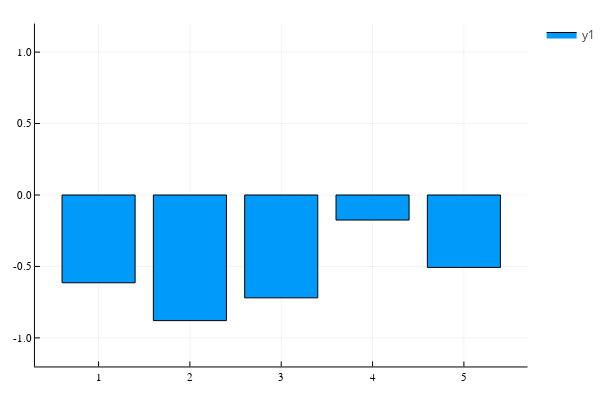

Notebook code cell kept with this figure:
### Code cell
X = rand(5)
Y =-rand(5)
bar(1:5,X,facecolor="#9999ff", edgecolor="white")
bar(1:5,Y,facecolor="#ff9999", edgecolor="white")
for i=1:5
    txt=string(X[i])
    text(i+0.1,X[i]+0.01,txt[1:7])
    txt=string(Y[i])
    text(i+0.1,Y[i]-0.08,txt[1:7])
end
ylims!(-1.2,1.2)

### Figure 1 — Plotly figure (JSON) as saved in the notebook; plotly's stock layout.template omitted (floating-point values rounded to 4 significant figures)
{"data": [{"fill": "tozeroy", "fillcolor": "rgba(0, 154, 250, 1.000)", "hoverinfo": "none", "legendgroup": "y1", "line": {"color": "rgba(0, 0, 0, 1.000)", "dash": "solid", "width": 1}, "mode": "lines", "name": "y1", "showlegend": true, "type": "scatter", "x": [0.6, 0.6, 1.4, 1.4, 0.6, 0.6], "xaxis": "x1", "y": [-0.6143, 0, 0, -0.6143, -0.6143, -0.6143], "yaxis": "y1"}, {"fill": "tozeroy", "fillcolor": "rgba(0, 154, 250, 1.000)", "hoverinfo": "none", "legendgroup": "y1", "line": {"color": "rgba(0, 0, 0, 1.000)", "dash": "solid", "width": 1}, "mode": "lines", "name": "y1", "showlegend": false, "type": "scatter", "x": [1.6, 1.6, 2.4, 2.4, 1.6, 1.6], "xaxis": "x1", "y": [-0.8791, 0, 0, -0.8791, -0.8791, -0.8791], "yaxis": "y1"}, {"fill": "tozeroy", "fillcolor": "rgba(0, 154, 250, 1.000)", "hoverinfo": "none", "legendgroup": "y1", "line": {"color": "rgba(0, 0, 0, 1.000)", "dash": "solid", "width": 1}, "mode": "lines", "name": "y1", "showlegend": false, "type": "scatter", "x": [2.6, 2.6, 3.4, 3.4, 2.6, 2.6], "xaxis": "x1", "y": [-0.7199, 0, 0, -0.7199, -0.7199, -0.7199], "yaxis": "y1"}, {"fill": "tozeroy", "fillcolor": "rgba(0, 154, 250, 1.000)", "hoverinfo": "none", "legendgroup": "y1", "line": {"color": "rgba(0, 0, 0, 1.000)", "dash": "solid", "width": 1}, "mode": "lines", "name": "y1", "showlegend": false, "type": "scatter", "x": [3.6, 3.6, 4.4, 4.4, 3.6, 3.6], "xaxis": "x1", "y": [-0.1752, 0, 0, -0.1752, -0.1752, -0.1752], "yaxis": "y1"}, {"fill": "tozeroy", "fillcolor": "rgba(0, 154, 250, 1.000)", "hoverinfo": "none", "legendgroup": "y1", "line": {"color": "rgba(0, 0, 0, 1.000)", "dash": "solid", "width": 1}, "mode": "lines", "name": "y1", "showlegend": false, "type": "scatter", "x": [4.6, 4.6, 5.4, 5.4, 4.6, 4.6], "xaxis": "x1", "y": [-0.507, 0, 0, -0.507, -0.507, -0.507], "yaxis": "y1"}, {"colorbar": {"title": ""}, "legendgroup": "y1", "marker": {"color": "rgba(0, 154, 250, 0.000)", "line": {"color": "rgba(0, 0, 0, 0.000)", "width": 1}, "size": 0, "symbol": "circle"}, "mode": "markers", "name": "y1", "showlegend": false, "type": "scatter", "x": [1, 2, 3, 4, 5], "xaxis": "x", "y": [-0.6143, -0.8791, -0.7199, -0.1752, -0.507], "yaxis": "y", "zmax": null, "zmin": null}], "layout": {"annotations": [], "height": 400, "legend_position": {"bgcolor": "rgba(255, 255, 255, 1.000)", "bordercolor": "rgba(0, 0, 0, 1.000)", "borderwidth": 1, "font": {"color": "rgba(0, 0, 0, 1.000)", "family": "sans-serif", "size": 11}, "title": {"font": {"color": "rgba(0, 0, 0, 1.000)", "family": "sans-serif", "size": 15}, "text": ""}, "tracegroupgap": 0, "traceorder": "normal", "x": 1, "xanchor": "auto", "y": 1, "yanchor": "auto"}, "margin": {"b": 20, "l": 0, "r": 0, "t": 20}, "paper_bgcolor": "rgba(255, 255, 255, 1.000)", "plot_bgcolor": "rgba(255, 255, 255, 1.000)", "showlegend": true, "width": 600, "xaxis": {"anchor": "y", "domain": [0.06582, 0.9934], "gridcolor": "rgba(0, 0, 0, 0.100)", "gridwidth": 0.5, "linecolor": "rgba(0, 0, 0, 1.000)", "mirror": false, "range": [0.3034, 5.697], "showgrid": true, "showline": true, "showticklabels": true, "tickangle": 0, "tickcolor": "rgb(0, 0, 0)", "tickfont": {"color": "rgba(0, 0, 0, 1.000)", "family": "sans-serif", "size": 11}, "tickmode": "array", "ticks": "inside", "ticktext": ["1", "2", "3", "4", "5"], "tickvals": [1, 2, 3, 4, 5], "title": "", "titlefont": {"color": "rgba(0, 0, 0, 1.000)", "family": "sans-serif", "size": 15}, "type": "-", "visible": true, "zeroline": false, "zerolinecolor": "rgba(0, 0, 0, 1.000)"}, "yaxis": {"anchor": "x", "domain": [0.03762, 0.9902], "gridcolor": "rgba(0, 0, 0, 0.100)", "gridwidth": 0.5, "linecolor": "rgba(0, 0, 0, 1.000)", "mirror": false, "range": [-1.2, 1.2], "showgrid": true, "showline": true, "showticklabels": true, "tickangle": 0, "tickcolor": "rgb(0, 0, 0)", "tickfont": {"color": "rgba(0, 0, 0, 1.000)", "family": "sans-serif", "size": 11}, "tickmode": "array", "ticks": "inside", "ticktext": ["-1.0", "-0.5", "0.0", "0.5", "1.0"], "tickvals": [-1, -0.5, 0, 0.5, 1], "title": "", "titlefont": {"color": "rgba(0, 0, 0, 1.000)", "family": "sans-serif", "size": 15}, "type": "-", "visible": true, "zeroline": false, "zerolinecolor": "rgba(0, 0, 0, 1.000)"}}}
